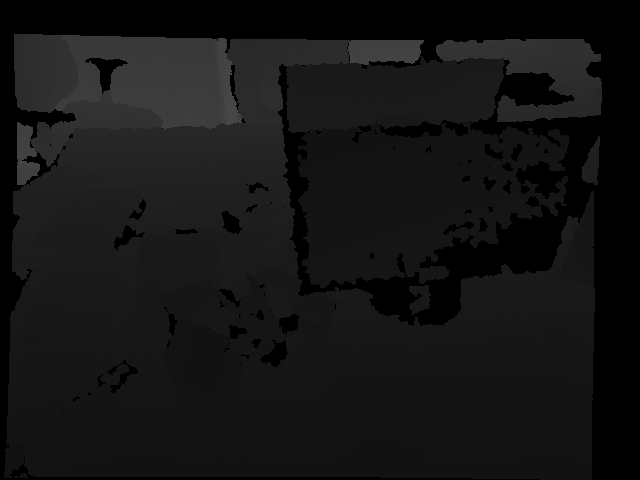
#> input picture src/costmap_process/assets/ws/depth/1.png, 640 x 480 px, found by its file name
$ python project_box_to_ground.py
#> lines starting #> are read from the running program, lines starting #| are printed output that depends on the picture
#!/usr/bin/env python3
"""
将 RGB 中的 YOLO 格式 bbox 投影到 camera_link 的 xOy 平面并在点云中可视化。
用法示例：
    python3 project_box_to_ground.py --ws . --rgb-file rgb/1305031102.160407.png --bbox rgb/1.txt --save

行为：
- 读取 camera_para.txt 获取 fx,fy,cx,cy,factor
- 读取指定 rgb 图片和对应深度图（按相同文件名在 depth/ 下查找）
- 读取 bbox（YOLO 格式： class cx_norm cy_norm w_norm h_norm）
- 将 bbox 区域的深度反投影为 3D 点云（相机坐标系，单位 m），再将这些点垂直投影到 Z=0 平面（保持 x,y）
- 在 Open3D 中显示原始点云（灰色）和投影点（红色），若 --save 则保存为 bbox_projected.ply
"""
#!/usr/bin/env python3
"""
将 RGB 中的 YOLO 格式 bbox 投影到 camera_link 的 xOy 平面并在点云中可视化。
用法示例：
  python3 project_box_to_ground.py --ws . --rgb-file rgb/1305031102.160407.png --bbox rgb/1.txt --save

行为：
- 读取 camera_para.txt 获取 fx,fy,cx,cy,factor
- 读取指定 rgb 图片和对应深度图（按相同文件名在 depth/ 下查找）
- 读取 bbox（YOLO 格式： class cx_norm cy_norm w_norm h_norm）
- 将 bbox 区域的深度反投影为 3D 点云（相机坐标系，单位 m），再将这些点垂直投影到 Z=0 平面（保持 x,y）
- 在 Open3D 中显示原始点云（灰色）和投影点（红色），若 --save 则保存为 bbox_projected.ply
"""

import argparse
import os
from pathlib import Path
import numpy as np
import open3d as o3d
import cv2
import config as cfg


# [105 lines left out: functions parse_camera_para, yolo_to_bbox_pixels, depth_region_to_points, not called in this run]


def main():
    parser = argparse.ArgumentParser()
    parser.add_argument('--save', action='store_true', help='save output PLY to ws/bbox_projected.ply')
    parser.add_argument('--depth-trunc', type=float, default=cfg.DEPTH_TRUNC, help='max depth to keep (m)')
    args = parser.parse_args()
    # 使用 config 中的路径和参数
    ws = cfg.WS
    cam_file = ws / 'camera_para.txt'
    if cam_file.exists():
        fx, fy, cx, cy, factor = parse_camera_para(str(cam_file))
        print('从 camera_para.txt 读取相机内参:', fx, fy, cx, cy, 'factor=', factor)
    else:
        cam = cfg.CAMERA
        fx, fy, cx, cy, factor = cam['fx'], cam['fy'], cam['cx'], cam['cy'], cam['factor']
        print('使用 config.py 中的相机内参:', fx, fy, cx, cy, 'factor=', factor)

    # 内置 RGB 与 bbox 路径（从 config 中读取）
    rgb_rel = cfg.RGB_FILE
    bbox_rel = cfg.BBOX_FILE

    rgb_path = ws / rgb_rel
    if not rgb_path.exists():
        print('找不到 rgb 图像:', rgb_path)
        return
    depth_path = ws / 'depth' / rgb_path.name
    if not depth_path.exists():
        print('找不到对应深度图 (期待相同文件名在 depth/):', depth_path)
        return

    color = cv2.imread(str(rgb_path), cv2.IMREAD_COLOR)
#> color is the input picture: shape (480, 640, 3); min 0, max 72, mean 20.5
    depth = cv2.imread(str(depth_path), cv2.IMREAD_UNCHANGED)
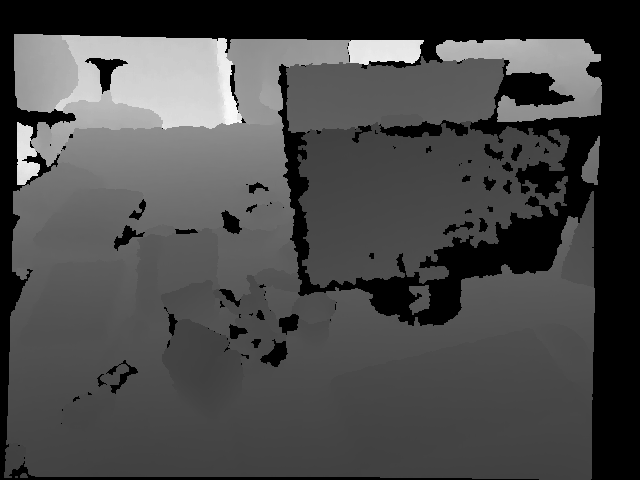
#> depth: shape (480, 640) uint16; min 0, max 18587, mean 5339.7; drawn with min black and max white
    if color is None or depth is None:
        print('读取图像失败')
        return
    img_h, img_w = color.shape[0], color.shape[1]
#> img_h = 480; img_w = 640

    # 读取 bbox 文件，支持多行（逐个处理），但这里仅使用第一行
    bbox_file = ws / bbox_rel
    if not bbox_file.exists():
        print('找不到 bbox 文件:', bbox_file)
        return
    with open(bbox_file, 'r') as f:
        lines = [l.strip() for l in f.readlines() if l.strip()!='']
    if len(lines) == 0:
        print('bbox 文件为空')
        return
    cls, x1, y1, x2, y2 = yolo_to_bbox_pixels(lines[0], img_w, img_h)
    print('bbox pixels:', x1, y1, x2, y2)

    # 生成整幅点云以供显示
    color_o3d = o3d.geometry.Image(cv2.cvtColor(color, cv2.COLOR_BGR2RGB))
    depth_o3d = o3d.geometry.Image(depth)
    rgbd = o3d.geometry.RGBDImage.create_from_color_and_depth(color_o3d, depth_o3d, depth_scale=factor, depth_trunc=args.depth_trunc, convert_rgb_to_intensity=False)

    intrinsic = o3d.camera.PinholeCameraIntrinsic()
    intrinsic.set_intrinsics(width=img_w, height=img_h, fx=fx, fy=fy, cx=cx, cy=cy)
    full_pcd = o3d.geometry.PointCloud.create_from_rgbd_image(rgbd, intrinsic)
    # same flip as rgbd_to_ply for natural visualization
    flip_transform = np.array([[1,0,0,0],[0,-1,0,0],[0,0,-1,0],[0,0,0,1]])
    full_pcd.transform(flip_transform)

    # helper: rpy -> rotation and 4x4 transform builder (used for map<->camera transforms)
    # [12 lines left out: functions rpy_to_rot, build_transform, not called in this run]

    # 从 bbox 区域提取点
    pts = depth_region_to_points(depth, x1, y1, x2, y2, fx, fy, cx, cy, factor, depth_trunc=args.depth_trunc)
    if pts.shape[0] == 0:
        print('在 bbox 区域没有找到有效深度点')
        return

    # 投影到 xOy 平面：使用 STATIC_TRANSFORM（始终）
    st = cfg.STATIC_TRANSFORM
    T_map2cam = build_transform(st['tx'], st['ty'], st['tz'], st['roll'], st['pitch'], st['yaw'])
    T_cam2map = np.linalg.inv(T_map2cam)
    # pts are in camera coords; transform to map coords
    homo_pts = np.concatenate([pts, np.ones((pts.shape[0],1))], axis=1)
    pts_in_map_h = (T_cam2map @ homo_pts.T).T
    pts_in_map = pts_in_map_h[:, :3]
    # set z=0 in map frame (project to map z=0)
    proj_map = pts_in_map.copy()
    proj_map[:, 2] = 0.0
    # transform projected points back to camera frame
    homo_proj_map = np.concatenate([proj_map, np.ones((proj_map.shape[0],1))], axis=1)
    proj_cam_h = (T_map2cam @ homo_proj_map.T).T
    proj_pts = proj_cam_h[:, :3]

    # 将 obj_pts 和 proj_pts 变换到与 full_pcd 相同的显示坐标系
    # [6 lines left out: function apply_transform, not called in this run]

    pts_t = apply_transform(pts, flip_transform)
    proj_pts_t = apply_transform(proj_pts, flip_transform)

    # 构造 Open3D 点云对象用于可视化: 原点云 + 投影点
    obj_pcd = o3d.geometry.PointCloud()
    obj_pcd.points = o3d.utility.Vector3dVector(pts_t)
    # color red
    obj_pcd.colors = o3d.utility.Vector3dVector(np.tile(np.array([cfg.COLOR_OBJ]), (pts.shape[0],1)))

    proj_pcd = o3d.geometry.PointCloud()
    proj_pcd.points = o3d.utility.Vector3dVector(proj_pts_t)
    proj_pcd.colors = o3d.utility.Vector3dVector(np.tile(np.array([cfg.COLOR_PROJ]), (proj_pts.shape[0],1)))

    # 构造一个表示 xOy 平面的点云（在 z=0 平面上采样），范围根据 full_pcd 的 xy 边界
    # 为了让平面可由 map 和 STATIC_TRANSFORM 决定，我们在两种模式下绘制平面：
    # - 如果 cfg.USE_COMPUTED_MAP_ORIGIN 为 True：仍然在相机坐标系的 xy 边界上采样（原有行为）
    # - 否则：在 map 坐标系的 z=0 平面上采样（网格范围基于投影点在 map 中的范围），然后把这些点变换到相机坐标系用于显示

    # [14 lines left out: functions rpy_to_rot, build_transform, not called in this run]

    # 使用 STATIC_TRANSFORM 定义 map->camera 的变换：在 map 的 z=0 平面上采样，然后变换到相机坐标系
    st = cfg.STATIC_TRANSFORM
    T_map2cam = build_transform(st['tx'], st['ty'], st['tz'], st['roll'], st['pitch'], st['yaw'])
    # 将投影点 proj_pts (相机坐标系) 转到 map 坐标系，以确定采样范围
    try:
        T_cam2map = np.linalg.inv(T_map2cam)
        # proj_pts are in camera coords (before flip)
        homo = np.concatenate([proj_pts, np.ones((proj_pts.shape[0],1))], axis=1)
        proj_in_map_h = (T_cam2map @ homo.T).T
        proj_in_map = proj_in_map_h[:, :3]
        if proj_in_map.shape[0] > 0:
            min_xy = proj_in_map[:, :2].min(axis=0)
            max_xy = proj_in_map[:, :2].max(axis=0)
        else:
            min_xy = np.array([-1.0, -1.0])
            max_xy = np.array([1.0, 1.0])
    except Exception:
        min_xy = np.array([-1.0, -1.0])
        max_xy = np.array([1.0, 1.0])

    pad = cfg.PLANE_PADDING
    x_min, y_min = min_xy - pad
    x_max, y_max = max_xy + pad
    grid_res = cfg.PLANE_SAMPLING_RES

    # ROI 区域采样（来自 config.py）
    roi_x_min, roi_y_min = cfg.MAP_ROI_MIN
    roi_x_max, roi_y_max = cfg.MAP_ROI_MAX
    xs_roi = np.arange(roi_x_min, roi_x_max, grid_res)
    ys_roi = np.arange(roi_y_min, roi_y_max, grid_res)
    gx_roi, gy_roi = np.meshgrid(xs_roi, ys_roi)
    gz_roi = np.zeros_like(gx_roi)
    plane_pts_map_roi = np.stack([gx_roi.ravel(), gy_roi.ravel(), gz_roi.ravel()], axis=1)
    # 将 ROI 区域 map 平面点变换到相机坐标系
    homo_map_roi = np.concatenate([plane_pts_map_roi, np.ones((plane_pts_map_roi.shape[0],1))], axis=1)
    plane_cam_h_roi = (T_map2cam @ homo_map_roi.T).T
    plane_pts_cam_roi = plane_cam_h_roi[:, :3]
    plane_pts_cam_roi_t = apply_transform(plane_pts_cam_roi, flip_transform)
    roi_plane_pcd = o3d.geometry.PointCloud()
    roi_plane_pcd.points = o3d.utility.Vector3dVector(plane_pts_cam_roi_t)
    roi_plane_pcd.colors = o3d.utility.Vector3dVector(np.tile(np.array([cfg.COLOR_PLANE]), (plane_pts_cam_roi_t.shape[0],1)))

    # 生成 ROI 区域坐标轴（以 ROI 区域中心为原点），在 roi_plane_pcd 创建之后确保依赖已定义
    roi_x_min, roi_y_min = cfg.MAP_ROI_MIN
    roi_x_max, roi_y_max = cfg.MAP_ROI_MAX
    axis_origin = np.array([(roi_x_min + roi_x_max)/2, (roi_y_min + roi_y_max)/2, 0.0])
    axis_len = 1.0  # 坐标轴长度（米）
    axis_pts_map = np.array([
        axis_origin,
        axis_origin + [axis_len,0,0],
        axis_origin,
        axis_origin + [0,axis_len,0],
        axis_origin,
        axis_origin + [0,0,axis_len],
    ])
    homo_axis = np.concatenate([axis_pts_map, np.ones((axis_pts_map.shape[0],1))], axis=1)
    axis_cam_h = (T_map2cam @ homo_axis.T).T
    axis_cam = axis_cam_h[:, :3]
    axis_cam_t = apply_transform(axis_cam, flip_transform)
    axis_lines = [[0,1],[2,3],[4,5]]
    axis_colors = [[1,0,0],[0,1,0],[0,0,1]]
    axis_set = o3d.geometry.LineSet()
    axis_set.points = o3d.utility.Vector3dVector(axis_cam_t)
    axis_set.lines = o3d.utility.Vector2iVector(axis_lines)
    axis_set.colors = o3d.utility.Vector3dVector(axis_colors)

    # 原有全局平面采样（用于主窗口）
    xs = np.arange(x_min, x_max, grid_res)
    ys = np.arange(y_min, y_max, grid_res)
    gx, gy = np.meshgrid(xs, ys)
    gz = np.zeros_like(gx)
    plane_pts_map = np.stack([gx.ravel(), gy.ravel(), gz.ravel()], axis=1)
    homo_map = np.concatenate([plane_pts_map, np.ones((plane_pts_map.shape[0],1))], axis=1)
    plane_cam_h = (T_map2cam @ homo_map.T).T
    plane_pts_cam = plane_cam_h[:, :3]
    plane_pts_cam_t = apply_transform(plane_pts_cam, flip_transform)
    plane_pcd = o3d.geometry.PointCloud()
    plane_pcd.points = o3d.utility.Vector3dVector(plane_pts_cam_t)
    plane_pcd.colors = o3d.utility.Vector3dVector(np.tile(np.array([cfg.COLOR_PLANE]), (plane_pts_cam_t.shape[0],1)))

    # 输出绿色投影点在 map 平面上的中心坐标
    if proj_pts.shape[0] > 0:
        homo_proj = np.concatenate([proj_pts, np.ones((proj_pts.shape[0],1))], axis=1)
        proj_in_map_h = (T_cam2map @ homo_proj.T).T
        proj_in_map = proj_in_map_h[:, :3]
        center_map = proj_in_map.mean(axis=0)
        center_map[2] = 0.0
        print(f'绿色投影点在 map 平面上的中心坐标: (x={center_map[0]:.3f}, y={center_map[1]:.3f}, z=0.000)')

    # 生成 ROI 区域内的绿色投影点
    if proj_pts.shape[0] > 0:
        # proj_pts: camera系，先变到map系
        homo_proj = np.concatenate([proj_pts, np.ones((proj_pts.shape[0],1))], axis=1)
        proj_in_map_h = (T_cam2map @ homo_proj.T).T
        proj_in_map = proj_in_map_h[:, :3]
        # 筛选在 ROI 区域内的点
        roi_x_min, roi_y_min = cfg.MAP_ROI_MIN
        roi_x_max, roi_y_max = cfg.MAP_ROI_MAX
        mask = (proj_in_map[:,0] >= roi_x_min) & (proj_in_map[:,0] <= roi_x_max) & (proj_in_map[:,1] >= roi_y_min) & (proj_in_map[:,1] <= roi_y_max)
        roi_proj_map = proj_in_map[mask]
        # 再变回 camera 系
        if roi_proj_map.shape[0] > 0:
            roi_proj_map[:,2] = 0.0
            homo_roi_proj_map = np.concatenate([roi_proj_map, np.ones((roi_proj_map.shape[0],1))], axis=1)
            roi_proj_cam_h = (T_map2cam @ homo_roi_proj_map.T).T
            roi_proj_cam = roi_proj_cam_h[:, :3]
            roi_proj_cam_t = apply_transform(roi_proj_cam, flip_transform)
            roi_proj_pcd = o3d.geometry.PointCloud()
            roi_proj_pcd.points = o3d.utility.Vector3dVector(roi_proj_cam_t)
            roi_proj_pcd.colors = o3d.utility.Vector3dVector(np.tile(np.array([cfg.COLOR_PROJ]), (roi_proj_cam_t.shape[0],1)))
            o3d.visualization.draw_geometries([roi_plane_pcd, roi_proj_pcd, axis_set], window_name='Map ROI 平面区域')
        else:
            o3d.visualization.draw_geometries([roi_plane_pcd, axis_set], window_name='Map ROI 平面区域')
    else:
        o3d.visualization.draw_geometries([roi_plane_pcd, axis_set], window_name='Map ROI 平面区域')

    # 主弹窗：显示完整点云(保留 RGB) + 物体点(红) + 投影(绿) + 全局平面(蓝)
    display_pcds = []
    display_pcds.append(full_pcd)
    display_pcds.append(obj_pcd)
    display_pcds.append(proj_pcd)
    display_pcds.append(plane_pcd)
    o3d.visualization.draw_geometries(display_pcds, window_name='BBox 投影到 xOy 平面')

    # 保存
    if args.save:
        save_path = ws / cfg.OUTPUT_PLY
        # 合并点云并保存为点云（包括 plane 采样点），保留 full_pcd 的颜色
        merged = full_pcd + obj_pcd + proj_pcd + plane_pcd
        o3d.io.write_point_cloud(str(save_path), merged)
        print('已保存到', save_path)

    # 始终使用 config 中预设的静态变换
    print('\n使用 config.py 中的静态变换：')
    print(cfg.static_transform_cmd_from_static())


if __name__ == '__main__':
    main()
